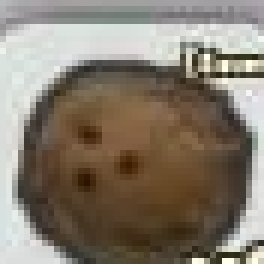
#> input picture data/templates/hotbar/coconut.png, 44 x 44 px (shown 6 times larger)
$ python -i hotbar_items.py   (imports and definitions only)
#> lines starting #> are read from the running program, lines starting #| are printed output that depends on the picture
### src/hivemind/vision/screen.py
"""Where a box measured on a 1920x1080 frame is on THIS frame (ROADMAP RL3 stage 1).

Every box in the code is measured on the owner's 1920x1080 game. This is the
one place that turns such a box into the frame in hand, so a player whose
game is another size reads the same things. At 1920x1080 every function here
returns its input unchanged (tests/unit/test_screen.py).

THE GAME'S GUI DOES NOT STRETCH WITH THE WINDOW. MEASURED 2026-10-21 02:49
(var/incidents/20261021-024944-hud-missing: four 1280x720 in-world frames of
the Sober client, template-matched at 1:1 against 1920x1080 run-frames, scores
0.88-1.00): every piece is drawn at the same pixel size and keeps its distance
from the edge or middle it hangs from:

    Roblox button, menu, chat, buff and egg icons   top left      dx 0,    dy 0
    Honey and Pollen pills                          top middle    dx -320, dy 0
    hotbar slot 1                                   bottom middle dx -320, dy -360

(-320 = (1280 - 1920) / 2, -360 = 720 - 1080.) The old habit of stretching a
box by w/1920 put the Honey box at x 440 when the pill was at 340; that is why
the HUD reader saw no HUD at 1280x720 and the run stopped. So a box is moved
with its ANCHOR, not scaled.

ASSUMED, not measured yet (docs/pending/rl3-screens.md, stage 2): that the
other anchors behave the same; that UI_SCALE stays 1 on Windows at 100%
display scaling (above 100% Roblox may draw its GUI bigger, which is what
UI_SCALE is for); the "?" help button follows neither rule above (dx -615,
dy -23) and is not modelled. The 3D world is not GUI: it is not handled here.
"""
from __future__ import annotations

from functools import lru_cache

BASE_W, BASE_H = 1920, 1080

# What a box hangs from, as (x, y) shares of the frame. Only the three
# measured above; add one when a second size has shown where it sits.
TOP_LEFT = (0.0, 0.0)
TOP = (0.5, 0.0)
BOTTOM = (0.5, 1.0)

# The GUI's size against the 1920x1080 measurements. MEASURED 1.0 on Sober at
# 1920x1080 and 1280x720 (above). ponytail: one constant for every player;
# stage 2 measures it per player (the Honey pill is 294 px wide at 1.0).
UI_SCALE = 1.0

# MEASURED ANCHORS (the HUD item; RL3). The rule above says where each
# anchor's pieces should be; `measure`, once on the first in-world frame of a
# run, LOOKS for one piece per anchor near that spot and keeps how far off it
# is, so every box hung from that anchor follows the real GUI (a PC build, a
# client that draws its bar elsewhere).
# (template in data/templates/ui, its 1920x1080 top-left, the least score).
# Each template is the per-pixel median of 431 var/hotbar/*-stack1.jpg frames
# (10-10..10-26), its alpha the pixels whose 90th-percentile spread over them
# stayed <= 25-30 (the GUI, not the world behind it); the tile is its outline
# only (its inside shows the item). MEASURED 2026-10-27 on 611 other saved
# frames (stack and press frames, September route frames, the golden frames),
# searched +-SEARCH px: every in-world frame found all three at (0, 0) but
# the outline, 61 times 1 px off (flat grey places it to a pixel at best:
# SNAP). Least in-world scores (p1): button 0.996, Honey 0.974, outline 0.729;
# on the disconnect/join-error frames at most 0.40, 0.10 and 0.43.
ANCHOR_PIECES = {TOP_LEFT: ("anchor_roblox.png", (10, 8), 0.9),
                 TOP: ("anchor_honey.png", (662, 28), 0.9),
                 BOTTOM: ("anchor_hotbar.png", (697, 975), 0.6)}
SEARCH = 40
SNAP = 3            # a shift under this many px is noise (the outline's 1 px)
# LOOK-ONLY: measure() says what it would move; while False no box moves.
# Flip once a run's log shows (0, 0) at 1920x1080 and the right shift at
# another size (docs/pending/tplmask.md).
ANCHORS_LIVE = False
_shift: dict = {}


def _size(frame) -> tuple[int, int]:
    h, w = frame.shape[:2]
    return int(w), int(h)


def _rule(frame, x: float, y: float, anchor) -> tuple[int, int]:
    w, h = _size(frame)
    ax, ay = anchor
    return (int(round(ax * w + (x - ax * BASE_W) * UI_SCALE)),
            int(round(ay * h + (y - ay * BASE_H) * UI_SCALE)))


def point(frame, x: float, y: float, anchor=TOP_LEFT) -> tuple[int, int]:
    """A 1920x1080 point hanging from `anchor`, in `frame`'s pixels."""
    px, py = _rule(frame, x, y, anchor)
    dx, dy = _shift.get(anchor, (0, 0))
    return px + dx, py + dy


# [42 lines left out: functions _piece, offsets, measure, region, not called in this run]


def box(frame, b, anchor=TOP_LEFT) -> tuple[int, int, int, int]:
    """An (x0, y0, x1, y1) box measured at 1920x1080, in `frame`'s pixels."""
    x0, y0, x1, y1 = b
    return point(frame, x0, y0, anchor) + point(frame, x1, y1, anchor)


# [6 lines left out: function to_base, not called in this run]

### src/hivemind/telemetry/readhealth.py
"""Read health (ROADMAP S3): is the game still drawn the way the bot reads it?

A GAME UPDATE BREAKS MANY READS AT ONCE; NOISE BREAKS ONE. Each read site
calls `note(kind, ok, score)` -- one line, its own logic untouched -- and this
keeps the last WINDOW_S of each kind in memory. `broken()` names the kinds
failing far more than they normally do; KINDS_TO_BREAK of them at once is the
"the game may have updated" verdict run_farm acts on (safe mode, frames, a
needs-you alert). `drift()` compares each kind's daily median score over the
last few days with its own fortnight before, to warn before a template breaks.

MEASURED (read-only, docs/pending/readhealth-s3.md), 3 weeks to 2026-10-19:
  * pollen counter: unreadable on 0.9-4.9% of gather passes a day (run logs'
    "unreadable Nx ... over P passes", 1,951 trips); 7 trips of 1,951 at 50%+
    and one SINGLE-KIND episode, 10-07 (28/44, 35/45 passes: one capacity
    glyph the templates lacked) while honey, hotbar and respawns read fine;
  * respawn landing (pad prompt or hive row): 0-13% a day unlanded
    (var/respawn, 5,265 frames); 11 of 1,142 ten-minute windows at 60%+;
  * no ten-minute window had both at 60%+, so two kinds is the bar;
  * frames sampled from var/routes (~40 a day): honey digits read 85-100% a
    day, pollen 83-100%, a hotbar slot identified on 99%; the feed's pill
    names a source on only 34% of strips (most frames are walks), so the feed
    is never "normally succeeding" and cannot vote for a break.

In memory only (a deque per kind, a score histogram per day); written by
`flush` as rows of var/readhealth.jsonl that `daily` merges per day and kind.
Never raises into a read site.
"""
from __future__ import annotations

import json
import threading
import time
from collections import Counter, deque
from pathlib import Path

WINDOW_S = 600.0          # one gather trip is 6-12 min; the measurements above are per ~10 min
MIN_ATTEMPTS = 5          # fewer reads in the window say nothing (the window analysis used n >= 5)
FAIL_RATE = 0.6           # failing kind: above this in the window (normal days: <= 13%)
KINDS_TO_BREAK = 2        # 10-07 was one kind for hours and was not an update
NORMAL_SUCCESS = 0.8      # only a kind that normally reads this well can vote
CHECK_S = 30.0            # run_farm's watcher looks this often
FLUSH_S = 3600.0          # and writes the day's rows this often (and at exit)
# THE MEASURED BASELINE, used until var/readhealth.jsonl has a day of its own
# for the kind (`baseline`). A kind in neither cannot vote yet.
BASELINE = {"pollen digits": 0.95, "honey digits": 0.96, "hotbar tile": 0.99,
            "respawn landing": 0.91, "feed line": 0.34}
# READS THE GATHER AND THE WALK HOME NEED: one of these broken and safe mode
# is not enough -- the run pauses (as the Pause button does) for the owner.
GATHER_KINDS = ("pollen digits", "respawn landing")

# DRIFT. The digits' score is the WORST glyph's, so it moves with the number
# itself: the honey median sat at 0.66-0.69 to 10-12 and at 0.57 since 10-13
# with every read still parsing (the number's digits changed, not the
# templates) -- a 0.12 step from content alone. The hotbar's best-slot score
# moved 0.992-0.996 (spread 0.004). So 0.15 for digits, 0.05 for the rest.
DRIFT_RECENT_DAYS = 3
DRIFT_BASE_DAYS = 14
DRIFT_MIN_RECENT = 50
DRIFT_MIN_BASE = 200
DRIFT_MIN_BASE_DAYS = 3
DRIFT_DROP = {"honey digits": 0.15, "pollen digits": 0.15}
DRIFT_DROP_DEFAULT = 0.05

BREAK_LINE = "game update?"          # scripts/telegram_alerts: a needs-you ping, with a frame
DRIFT_LINE = "read drift:"           # scripts/telegram_alerts: a quiet daily alert


def _day(t: float) -> str:
    return time.strftime("%Y-%m-%d", time.localtime(t))


# [11 lines left out: function _quantile, not called in this run]


class ReadHealth:
    def __init__(self, clock=time.time, window_s: float = WINDOW_S):
        self.clock = clock
        self.window_s = float(window_s)
        self.recent: dict[str, deque] = {}
        self.pending: dict[tuple, list] = {}      # (day, kind) -> [n, ok, Counter]
        self._lock = threading.Lock()

    def note(self, kind: str, ok: bool, score: float | None = None) -> None:
        try:
            now = self.clock()
            with self._lock:
                d = self.recent.setdefault(kind, deque(maxlen=20000))
                d.append((now, bool(ok)))
                while d and d[0][0] < now - self.window_s:
                    d.popleft()
                row = self.pending.setdefault((_day(now), kind), [0, 0, Counter()])
                row[0] += 1
                row[1] += bool(ok)
                if score is not None:
                    row[2][round(max(-1.0, min(1.0, float(score))), 2)] += 1
        except Exception:
            pass

    # [115 lines left out: functions failing, broken, flush, daily, baseline, drift, not called in this run]


def describe(bad: dict) -> str:
    return ", ".join(f"{k} {f}/{n} failed" for k, (f, n) in sorted(bad.items()))


# [25 lines left out: function enter_safe_mode, not called in this run]


HEALTH = ReadHealth()


def note(kind: str, ok: bool, score: float | None = None) -> None:
    """The one-line record a read site makes. Never raises."""
    HEALTH.note(kind, ok, score)

### src/hivemind/datapaths.py
"""Where the data files live, resolved from the package rather than the cwd.

Six modules used to spell their defaults as `Path("data/world/...")`, which is
relative to whatever directory the process happened to start in. That is not a
theoretical problem:

  * running the identical test suite from /tmp gave 9 failures and 19 skips
    instead of 414 passes
  * `hivemind.gui --demo` launched from the home directory showed an EMPTY
    Fields tab, because load_layout swallows the OSError and every subsequent
    FieldStatus event is dropped for an unknown field -- a silent wrong answer,
    which is the worst kind
  * the .desktop entry happens to set Path=, but its [Desktop Action Demo]
    entry does not, and any shell launch from elsewhere hits it

The project is ~80% data by design, so "find the data" is load-bearing enough
to have one answer in one place.

An environment override exists for the case where the data directory is
genuinely somewhere else (a packaged install, a test fixture tree). It is read
once at import; nothing here caches a stat, so a missing file still surfaces as
a normal OSError at the point of use.
"""
from __future__ import annotations

import os
from pathlib import Path

# src/hivemind/datapaths.py -> parents[2] is the project root that holds data/
_PACKAGE_ROOT = Path(__file__).resolve().parents[2]

DATA_ROOT = Path(os.environ.get("HIVEMIND_DATA", _PACKAGE_ROOT / "data"))

# Runtime state the bot ACCUMULATES, as opposed to data it ships with: the
# harvest log the degradation regression reads, and anything else that grows
# while it plays. Separate from DATA_ROOT because one is read-only content and
# the other is written during a session.
VAR_ROOT = Path(os.environ.get("HIVEMIND_VAR", _PACKAGE_ROOT / "var"))


def data(*parts: str) -> Path:
    """Resolve a path under the data root: data('world', 'fields.yaml')."""
    return DATA_ROOT.joinpath(*parts)


def var(*parts: str) -> Path:
    """Resolve a path under the runtime-state root: var('harvests.jsonl')."""
    return VAR_ROOT.joinpath(*parts)


# WHERE THE REST LIVES (RL6 phase 2, the `Paths` seam of platform/api).
# Here and not in platform/, because world/ and telemetry/ may not import
# platform (tests/unit/test_layering.py) and both need these. On Linux each is
# exactly the path that was spelt out at its call sites before; platformdirs
# is imported only on Windows, so the system python (telegram_alerts) needs
# nothing new.
WINDOWS = os.name == "nt"


# [73 lines left out: functions config_dir, runtime_dir, session_logs_dir, client_log, use_bundled_tesseract, use_demo_dirs, not called in this run]

### src/hivemind/vision/hotbar_items.py
"""Which item each hotbar slot holds, read off the screen.

WHY. act/hotbar knew only what it was told (`KNOWN_SLOTS`: the sprinkler and
the gumdrops), so nothing could use the rest -- and the owner keeps their time
savers there: on 2026-10-01 the bar held a Whirligig, Field Dice, a
Micro-Converter, Jelly Beans and a Coconut in slots 3-7. A player looks at the
bar; so does this.

HOW. Each slot's icon -- the tile's upper left, clear of the key hint drawn top
right and the count bottom right -- is matched against data/templates/hotbar/,
cut from the 21:3x frame of run-563. MEASURED on two other frames of the day
(16:31, attempt 557; 21:40, attempt 563): every slot named right at
0.91-0.99, with 0.56-0.74 between the best template and the next. A slot under
MIN_SCORE is unknown, never guessed; the counts are left to the inventory
read (tesseract misread four of seven).

GREYED TILES. The game greys a tile when its count reaches 0 and does NOT
redraw it when the count rises again; only a rejoin (or a use, through its
cooldown) brings the bright tile back. MEASURED 2026-10-13 over the 182 stack
frames of 10-12/10-13 (var/hotbar/*-stack1.jpg): all 7 greyed-to-bright
changes of slots 3 and 5 came on the first stack frame after a fresh join,
none without one, while greyed tiles showed x1 to x6; a
Whirligig shown "x2" greyed at 13:31:57 (var/routes/attempt-963/
133157-natro_home_bamboo-00-start.jpg) scored 0.65 here and the rescue said
"no Whirligig on the hotbar". Two greys: a dark one (it ran out in this
session) and a lighter, see-through one (it was out at the join). So greyed
templates (data/templates/hotbar/greyed/, `<item>-<grey>.png`, cut from that
frame and from 20261013-090636/084408-stack1.jpg) name the item and flag the
tile `greyed`. MEASURED on 667 frames of 10-12/10-13 (stack, route and press
frames, the three source frames left out): all 382 greyed Whirligig tiles
0.84-0.99 and all 452 greyed Micro-Converter tiles 0.74-0.99, each above its
bright score; the other 4,002 tiles 0.51 at most against either. Whether the game USES a greyed
tile is not measured (no press was ever made on one): act/hotbar judges such
a press by the tile turning to its cooldown, not by the brightness drop.

A COOLDOWN is a different tile: dark, with a timer ("2:15" 43 s after the
11:05:47 Whirligig, 3 min in all, its in-game text "(Cooldown: 3m)"). It
matches nothing here (0.33 at most) and stays unknown.
"""
from __future__ import annotations

from dataclasses import dataclass
from functools import lru_cache
from pathlib import Path

import cv2
import numpy as np

from ..datapaths import data
from . import screen
from ..telemetry import readhealth

TEMPLATES = data("templates", "hotbar")
GREYED = data("templates", "hotbar", "greyed")
# Slot 1's whole tile at 1920x1080 (x0, y0, x1, y1); slot n is (n-1) pitches right
# (act/hotbar SLOT_PITCH).
TILE1 = (697, 975, 770, 1048)
PITCH = 76
SLOTS = 7
# The icon within a tile, (y0, y1, x0, x1): what the templates were cut from.
ICON = (8, 52, 6, 50)
MIN_SCORE = 0.8
# a greyed template's floor: between the 0.51 of any other tile and the 0.74
# of the worst greyed Micro-Converter (GREYED TILES above)
GREY_MIN_SCORE = 0.65
# AN EMPTY SLOT IS NOT A GREYED TILE. An empty slot is the tile's outline over
# the world, and that outline's rounded corners inside the icon crop correlate
# with a greyed template's own corners: the claim frame of 2026-09-20 (tests/
# fixtures/golden/claim_hive-0920.png) read slot 3 as a greyed Whirligig at
# 0.72, and so did 1,916 empty tiles of September's route frames (var/claim,
# var/routes/attempt-2*/3[0-4]*, before the owner had one), 0.65-0.75. The
# corners say nothing about the item, so a greyed read must also match on the
# icon's centre (GREY_CENTRE px in from each side). MEASURED 2026-10-26 on
# those frames: every empty tile -0.42..0.54 on the centre; every greyed read
# of the 10-12..10-26 stack frames (var/hotbar/*-stack1.jpg) and the golden
# frames, 721 tiles, 0.71..1.00. The floor sits between.
GREY_CENTRE = 6
GREY_CENTRE_MIN = 0.62


@dataclass(frozen=True)
class Slot:
    slot: int
    item: str | None        # a template's name, or None
    score: float
    greyed: bool = False    # drawn at a count of 0, maybe not redrawn since

    # [5 lines left out: function describe, not called in this run]


@lru_cache(maxsize=2)          # the bright set and the greyed one
def templates(folder: str | None = None) -> dict:
    root = Path(folder) if folder else Path(TEMPLATES)
    out = {}
    for path in sorted(root.glob("*.png")):
        image = cv2.imread(str(path))
        if image is not None:
            out[path.stem] = image
    return out


def tile(frame, slot: int):
    """Slot `slot`'s tile, at its 1920x1080 size, or None. The hotbar hangs
    from the bottom middle at a fixed size (vision/screen, MEASURED at
    1280x720 too), so another frame size moves the tile, it does not shrink it."""
    if frame is None or getattr(frame, "size", 0) == 0:
        return None
    x0, y0, x1, y1 = TILE1
    dx = PITCH * (int(slot) - 1)
    fx0, fy0, fx1, fy1 = screen.box(frame, (x0 + dx, y0, x1 + dx, y1), screen.BOTTOM)
    out = frame[max(fy0, 0):fy1, max(fx0, 0):fx1, :3]
    if out.size == 0:
        return None
    if out.shape[:2] != (y1 - y0, x1 - x0):
        out = cv2.resize(out, (x1 - x0, y1 - y0), interpolation=cv2.INTER_AREA)
    return out


def _best(icon, temps: dict) -> tuple[str | None, float]:
    best, score = None, -1.0
    for name, temp in temps.items():
        if temp.shape[0] > icon.shape[0] or temp.shape[1] > icon.shape[1]:
            temp = cv2.resize(temp, (icon.shape[1], icon.shape[0]))
        s = float(cv2.matchTemplate(icon, temp, cv2.TM_CCOEFF_NORMED).max())
        if s > score:
            best, score = name, s
    return best, score


# [8 lines left out: function _centre_score, not called in this run]


def identify(frame, slot: int, known: dict | None = None,
             greyed: dict | None = None) -> Slot:
    """What slot `slot` holds. `known`/`greyed` stand in for the bright and
    the greyed templates (tests); with `known` alone no greyed ones are used."""
    t = tile(frame, slot)
    temps = templates() if known is None else known
    greys = (templates(str(GREYED)) if known is None else greyed) or {}
    if t is None or not temps:
        return Slot(slot=int(slot), item=None, score=0.0)
    y0, y1, x0, x1 = ICON
    icon = np.ascontiguousarray(t[y0:y1, x0:x1])
    best, score = _best(icon, temps)
    grey, grey_score = _best(icon, greys) if greys else (None, -1.0)
    # THE GREYED TEMPLATE WINS ONLY OVER THE BRIGHT ONE: a greyed Whirligig
    # read 0.80-0.81 on the bright template twice on 10-12 (09:18:13).
    if (grey is not None and grey_score >= GREY_MIN_SCORE and grey_score > score
            and _centre_score(icon, greys[grey]) >= GREY_CENTRE_MIN):
        return Slot(slot=int(slot), item=grey.split("-")[0],
                    score=round(grey_score, 3), greyed=True)
    return Slot(slot=int(slot), item=best if score >= MIN_SCORE else None,
                score=round(max(0.0, score), 3))


def read(frame, known: dict | None = None, greyed: dict | None = None) -> list[Slot]:
    """Every slot, left to right."""
    slots = [identify(frame, n, known, greyed) for n in range(1, SLOTS + 1)]
    readhealth.note("hotbar tile", any(s.item for s in slots), max(s.score for s in slots))
    return slots


# [13 lines left out: functions find, slot_of, not called in this run]

>>> import cv2
>>> picture = cv2.imread('../../../data/templates/hotbar/coconut.png')
#> picture is the input picture: shape (44, 44, 3); mean B, G, R 109.6, 123.1, 133.3
>>> result = read(picture)
#> in _rule, `w, h = _size(frame)`: w = 44
#> in point, `px, py = _rule(frame, x, y, anchor)`: px = -241; py = -61
#> in tile, `fx0, fy0, fx1, fy1 = screen.box(frame, (x0 + dx, y0, x1 + dx, y1), scr..`: fx0 = -241; fy0 = -61; fx1 = -168; fy1 = 12
#> in tile, `out = frame[max(fy0, 0):fy1, max(fx0, 0):fx1, :3]`: out = empty array
#> in identify, `temps = templates() if known is None else known`: temps = 4 items
#> call 3 of identify, with slot = 3
#> call 3 of tile, with slot = 3
#> in tile (call 3), `fx0, fy0, fx1, fy1 = screen.box(frame, (x0 + dx, y0, x1 + dx, y1), scr..`: fx0 = -89; fx1 = -16
#> in tile (call 3), `out = cv2.resize(out, (x1 - x0, y1 - y0), interpolation=cv2.INTER_AREA)`:
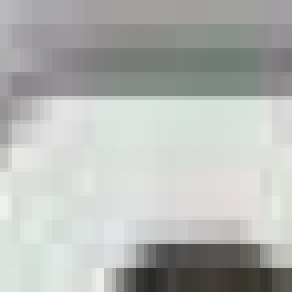
#> out: shape (73, 73, 3) (shown 4 times larger); mean of channels 0, 1, 2 180.1, 182.7, 180.2; drawn as B, G, R
#> in identify (call 3), `icon = np.ascontiguousarray(t[y0:y1, x0:x1])`:
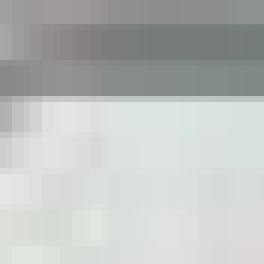
#> icon: shape (44, 44, 3) (shown 6 times larger); mean of channels 0, 1, 2 188.9, 191.4, 188.1; drawn as B, G, R
#> the loop in _best, `for name, temp in temps.items():` made 4 passes
#> (s, best, score) on passes 1 to 2: (-0.501, 'coconut', -0.501), (-0.103, 'field_dice', -0.103)
#> s on passes 3 to 4: -0.302, -0.232
#> after the loop in _best, `for name, temp in temps.items():`: score = -0.103
#> in identify (call 3), `best, score = _best(icon, temps)`: best = 'field_dice'; score = -0.103
#> in identify (call 3), `grey, grey_score = _best(icon, greys) if greys else (None, -1.0)`: grey_score = -1
#> call 4 of tile, with slot = 4
#> in tile (call 4), `x0, y0, x1, y1 = TILE1`: x0 = 697; y0 = 975; x1 = 770; y1 = 1048
#> in tile (call 4), `fx0, fy0, fx1, fy1 = screen.box(frame, (x0 + dx, y0, x1 + dx, y1), scr..`: fx0 = -13; fx1 = 60
#> in tile (call 4), `out = cv2.resize(out, (x1 - x0, y1 - y0), interpolation=cv2.INTER_AREA)`:
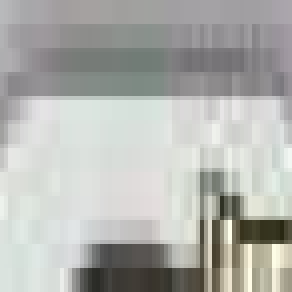
#> out: shape (73, 73, 3) (shown 4 times larger); mean of channels 0, 1, 2 174.4, 178.3, 177; drawn as B, G, R
#> the loop in _best (call 2), `for name, temp in temps.items():` made 4 passes
#> (s, best, score) on passes 1 to 2: (-0.493, 'coconut', -0.493), (-0.107, 'field_dice', -0.107)
#> s on passes 3 to 4: -0.32, -0.231
#> in read, `slots = [identify(frame, n, known, greyed) for n in range(1, SLOTS + 1)]`: slots = 7 items
#> result = 7 items
